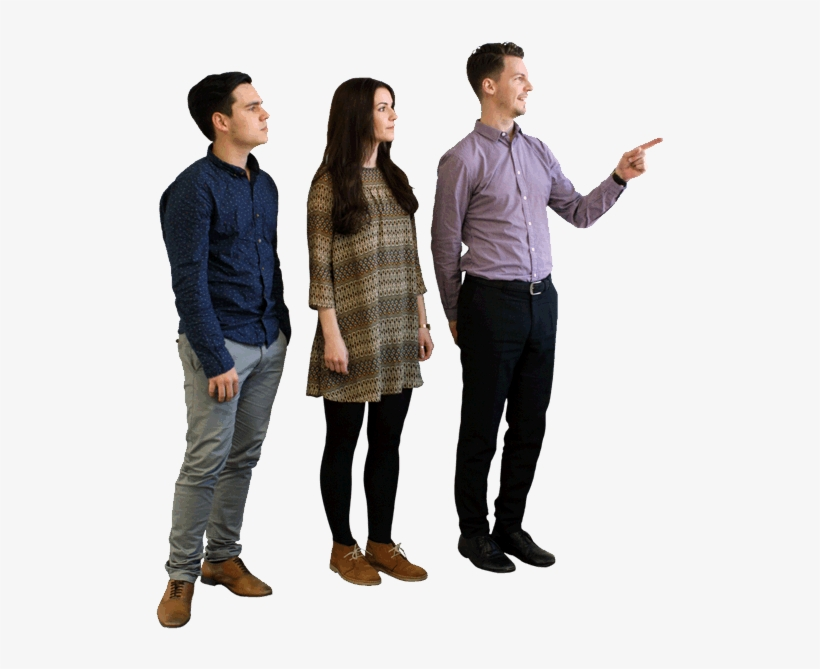
#> input picture Picture/pointing.png, 820 x 669 px
$ python contours.py
#> lines starting #> are read from the running program, lines starting #| are printed output that depends on the picture; after the words box and inside, x2 and y2 are one past the last pixel; in counts of white or black regions, pixels touching at a corner belong together
import cv2 as cv
import numpy as np

def rescaleFrame(frame, scale = 0.75):
    width = int(frame.shape[1] * scale)
    height = int(frame.shape[0] * scale)
    dimensions = (width,height)

    return cv.resize(frame, dimensions, interpolation=cv.INTER_AREA)


img = cv.imread('Picture/pointing.png')
#> img is the input picture: shape (669, 820, 3); mean B, G, R 198.7, 199.2, 201.5
#resized_image = rescaleFrame(img, 0.4)

blank = np.zeros(img.shape, dtype = 'uint8')
#cv.imshow('Blank', blank)

gray = cv.cvtColor(img, cv.COLOR_BGR2GRAY)
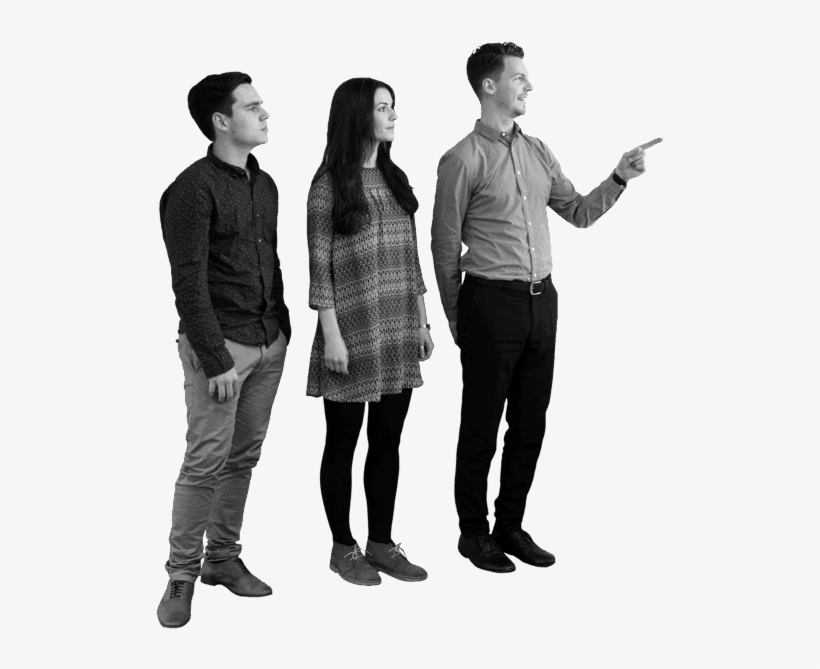
#> gray: shape (669, 820); min 0, max 248, mean 199.8

blur = cv.GaussianBlur(gray, (5,5), cv.BORDER_DEFAULT) #Method 1, blurring the image and then using canny to limit contours

canny = cv.Canny(blur, 125, 175)
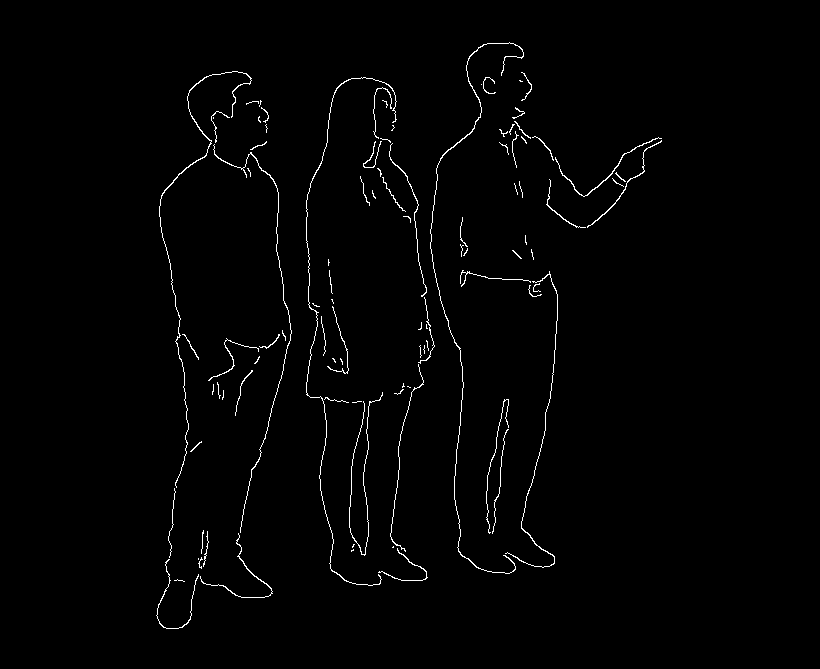
#> canny: shape (669, 820); 1.3% white in thin lines or dots, all inside (x1, y1, x2, y2) = (156, 42, 662, 629)
cv.imshow('Canny', canny)

#ret, thresh = cv.threshold(gray, 125, 255, cv.THRESH_BINARY) #Method 2, using thresholding to limit contours
#cv.imshow('Threshold', thresh)

contours, heirarchies = cv.findContours(canny, cv.RETR_LIST, cv.CHAIN_APPROX_SIMPLE)
#> contours = 98 contours, 85 with area under 20; largest, box (x1, y1, x2, y2) and area: (159, 71, 252, 488) 106, (430, 42, 524, 574) 102, (555, 137, 662, 197) 68, (306, 77, 397, 586) 54, (587, 140, 662, 228) 52
print(f'{len(contours)} contour(s) found!')
#| 98 contour(s) found!

cv.drawContours(blank, contours, -1, (0,255,0), 2)
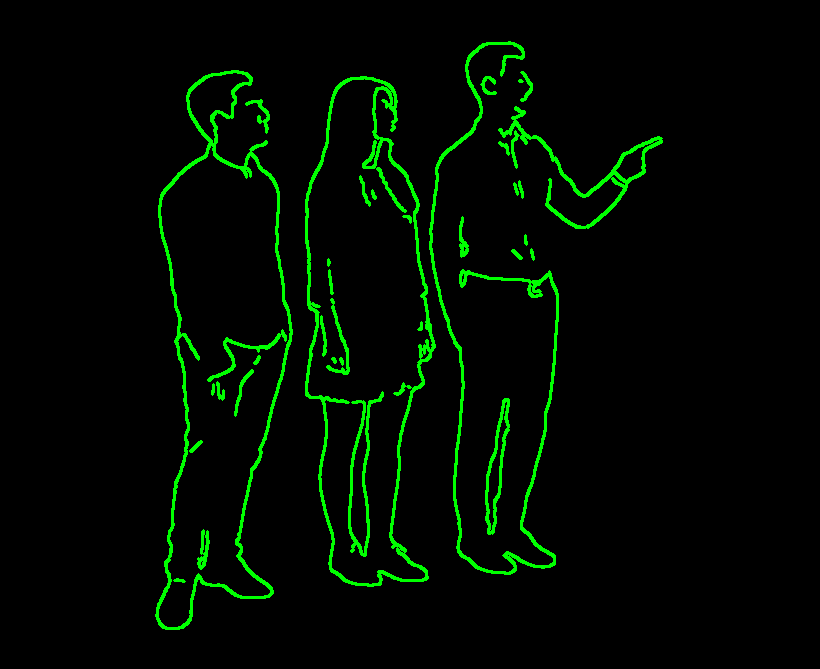
#> blank: shape (669, 820, 3); mean of channels 0, 1, 2 0, 10.6, 0; drawn as B, G, R
cv.imshow('Contours', blank)

cv.waitKey(0)
